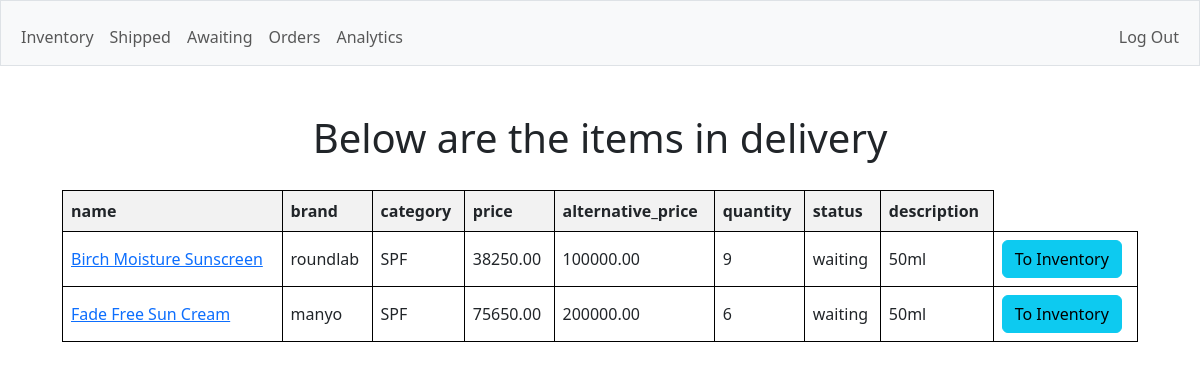
/waiting (signed in), run on the app's committed database.
### app/models.py (models this page shows)
class Products(db.Model):
    id = db.Column(db.Integer, primary_key=True)
    coupang_id = db.Column(db.String(50), nullable=False)
    name = db.Column(db.String(40), nullable=False, unique=True)
    brand = db.Column(db.String(20))
    category = db.Column(db.String(20), nullable=False)
    price = db.Column(db.Numeric(10, 2), nullable=False)
    alternative_price = db.Column(db.Numeric(10, 2))
    quantity = db.Column(db.Integer, nullable=False, default=1)
    status = db.Column(db.String(10), nullable=False, default="waiting")
    description = db.Column(db.String(50))

### app/app.py (the view)
@app.route("/waiting", methods=["GET", "POST"])
@login_required
def waiting():
    if request.method == "POST":
        product_name = request.form.get("product_name")
        if not product_name:
            return ("must provide product name")
        inventory(product_name)
        return redirect("/waiting")
    else:
        print(Products.__table__.columns.keys())
        products = Products.query.all()
        headers = Products.__table__.columns.keys()
        return render_template("waiting.html", headers=headers, data=products, username=session["username"])

### app/app.py (called while the page is built)
@app.after_request
def after_request(response):
    response.headers["Cache-Control"] = "no-cache, no-store, must-revalidate"
    response.headers["Expires"] = 0
    response.headers["Pragma"] = "no-cache"
    return response

### app/helpers.py (called while the page is built)
def login_required(f):
    @wraps(f)
    def decorated_function(*args, **kwargs):
        if session.get("user_id") is None:
            return redirect("/login")
        return f(*args, **kwargs)
    return decorated_function

### app/templates/waiting.html (shortened to what this page needs)
{% extends "layout.html" %}
{% block main %}
    <h1>Below are the items in delivery</h1>
    <div class="center">
        <table>
            <thead>
                <tr>
                    {% for header in headers %}
                        {% if header != "coupang_id" and header != "id"%}
                            <th>{{ header }}</th>
                        {% endif %}
                    {% endfor %}
                </tr>
            </thead>
            <tbody>
                {% for row in data %}
                {% if row['status'] == "waiting" %}
                <tr>
                    {% for header in headers %}
                        {% if header != "coupang_id" and header != "id"%}
                            {% if header == "name" %}
                                <td><a href="https://www.coupang.com/vp/products/{{ row['coupang_id'] }}">{{ row[header] }}</a></td>
                            {% else %}
                                <td>{{ row[header] }}</td>
                            {% endif %}
                        {% endif %}
                    {% endfor %}
                    <td>
                    <form action="/waiting" method="post">
                    <button class="btn btn-info" type="submit">To Inventory</button>
                    </form>
                    </td>
                </tr>
                {% endif %}
                {% endfor %}
            </tbody>
        </table>
    </div>
{% endblock %}

### app/static/style.css (style rules this page uses)
table { width: 100%; border-collapse: collapse; }
th, td { border: 1px solid black; padding: 8px; text-align: left; }
th { background-color: #f2f2f2; }
.center { display: flex; justify-content: center; align-items: center; padding : 20px; }

### app/templates/waiting.html (style rules this page uses)
table { width: 100%; border-collapse: collapse; }
th, td { border: 1px solid black; padding: 8px; text-align: left; }
th { background-color: #f2f2f2; }

### data on the page
Products: name "Birch Moisture Sunscreen", brand "roundlab" "SPF" "38250.00" "100000.00" "9" "waiting" "50ml"
Products: name "Fade Free Sun Cream", brand "manyo" "SPF" "75650.00" "200000.00" "6" "waiting" "50ml"

### other printed values
{{ header }} "name" "brand" "category" "price" "alternative_price" "quantity" "status" "description"
